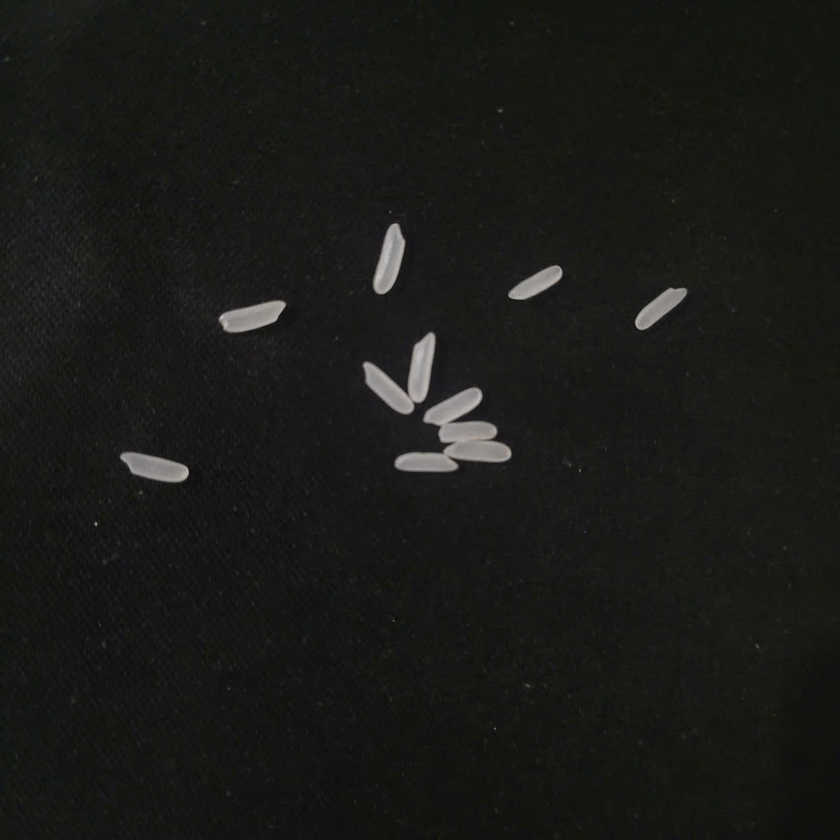
#> input picture img1.jpg, 840 x 840 px, shrunk from 1280 x 1280 before the run
$ python -i rice_detector.py   (imports and definitions only)
#> lines starting #> are read from the running program, lines starting #| are printed output that depends on the picture; after the words box and inside, x2 and y2 are one past the last pixel; in counts of white or black regions, pixels touching at a corner belong together
import cv2
import numpy as np
import gradio as gr


def rice_detection_combined(img):
    """
    Detects and counts rice grains using a combination of image processing techniques.

    This function uses a hybrid approach combining watershed algorithm and contour detection
    to accurately identify individual rice grains even when they're touching.

    Args:
        img: Input image containing rice grains (numpy array)

    Returns:
        Combined result image with rice grains identified, counted and marked
    """
    # ----- PRE-PROCESSING PHASE -----
    # Enhance image by adjusting contrast and brightness for better segmentation
    brightness = 6
    contrast = 0.60
    img_contrast = cv2.addWeighted(img, contrast, np.zeros(img.shape, img.dtype), 0, brightness)

    # Initial color-based segmentation to separate rice from background
    _, thresh1 = cv2.threshold(img_contrast, 82, 230, cv2.THRESH_BINARY)

    # Convert to grayscale for further processing
    gray = cv2.cvtColor(thresh1, cv2.COLOR_RGB2GRAY)

    # Additional grayscale segmentation for better rice grain definition
    _, thresh2 = cv2.threshold(gray, 0, 255, cv2.THRESH_BINARY)
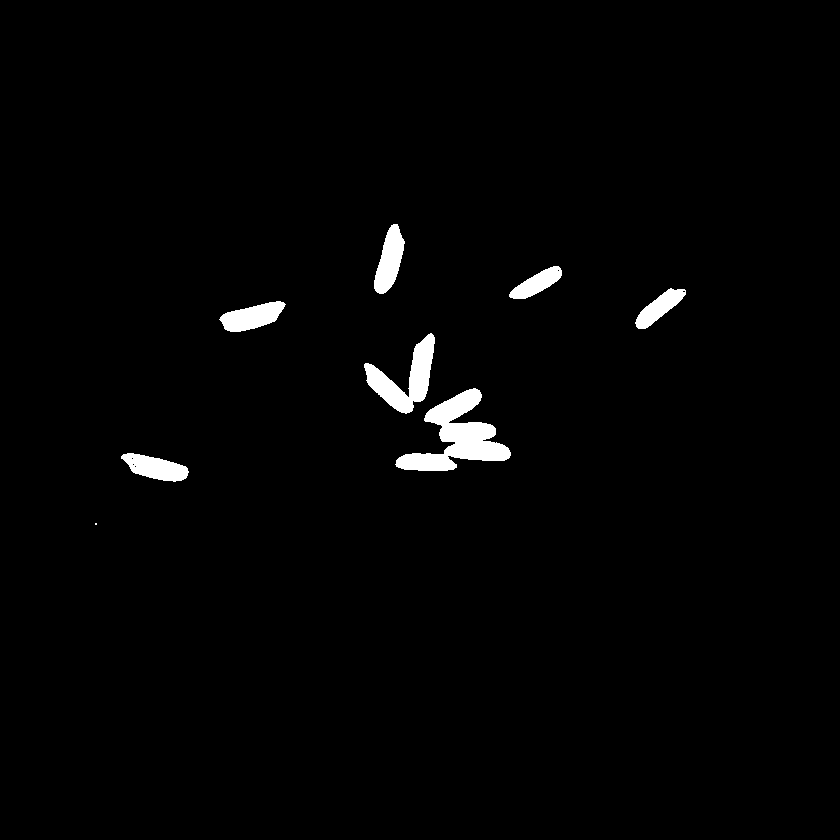
#> thresh2: shape (840, 840); 1.7% white; 8 white regions (1 under 20 px), largest, box (x1, y1, x2, y2) and area: (395, 388, 511, 471) 4051, (364, 333, 435, 414) 2294, (374, 224, 405, 294) 1270

    # ----- NOISE REMOVAL PHASE -----
    # Define morphological kernel for noise removal operations
    kernel = np.ones((3, 3), np.uint8)

    # Apply opening to remove small noise and smoothen grain boundaries
    opening_img = cv2.morphologyEx(thresh2, cv2.MORPH_OPEN, kernel, iterations=6)
#> opening_img: shape (840, 840); 1.4% white; 8 white regions, largest, box (x1, y1, x2, y2) and area: (430, 390, 507, 461) 2881, (367, 342, 433, 412) 2098, (375, 232, 403, 291) 1147

    # Apply erosion to separate touching grains
    erode_img = cv2.morphologyEx(opening_img, cv2.MORPH_ERODE, kernel, iterations=2)
#> erode_img: shape (840, 840); 1% white; 8 white regions, largest, box (x1, y1, x2, y2) and area: (432, 392, 505, 459) 2133, (369, 344, 431, 410) 1462, (377, 234, 401, 289) 815

    # ----- WATERSHED SEGMENTATION PHASE -----
    # Step 1: Create sure background area by dilating the eroded image
    sure_bg = cv2.morphologyEx(erode_img, cv2.MORPH_DILATE, kernel, iterations=7)
#> sure_bg: shape (840, 840); 2.6% white; 6 white regions, box (x1, y1, x2, y2) and area: (362, 337, 512, 476) 9937, (370, 227, 408, 296) 2117, (219, 298, 284, 336) 2061, (131, 451, 191, 486) 1813, (639, 287, 682, 326) 1308, (519, 266, 559, 299) 1134

    # Step 2: Distance transform to find the centers of foreground objects
    dist_transform = cv2.distanceTransform(erode_img, cv2.DIST_L2, 5)

    # Step 3: Threshold to get "sure foreground" areas (central regions of grains)
    _, sure_fg = cv2.threshold(dist_transform, 0.4 * dist_transform.max(), 255, 0)
#> sure_fg: shape (840, 840) float32; 0.28% white; 13 white regions (4 under 20 px), largest, box (x1, y1, x2, y2) and area: (448, 429, 500, 454) 573, (231, 310, 272, 324) 273, (382, 239, 396, 284) 251
    sure_fg = np.uint8(sure_fg)

    # Step 4: Find unknown region (area that's not sure background or sure foreground)
    unknown = cv2.subtract(sure_bg, sure_fg)
#> unknown: shape (840, 840); 2.3% white; 6 white regions, box (x1, y1, x2, y2) and area: (362, 337, 512, 476) 8741, (370, 227, 408, 296) 1866, (219, 298, 284, 336) 1788, (131, 451, 191, 486) 1617, (639, 287, 682, 326) 1299, (519, 266, 559, 299) 1107

    # Step 5: Marker labeling for watershed algorithm
    _, markers = cv2.connectedComponents(sure_fg)
#> markers: shape (840, 840) int32; 14 distinct labels, from 0 to 13
    markers = markers + 1  # Shift all labels up by one so background isn't 0
#> markers: shape (840, 840) int32; 14 distinct labels, from 1 to 14
    markers[unknown == 255] = 0  # Mark unknown region with zero
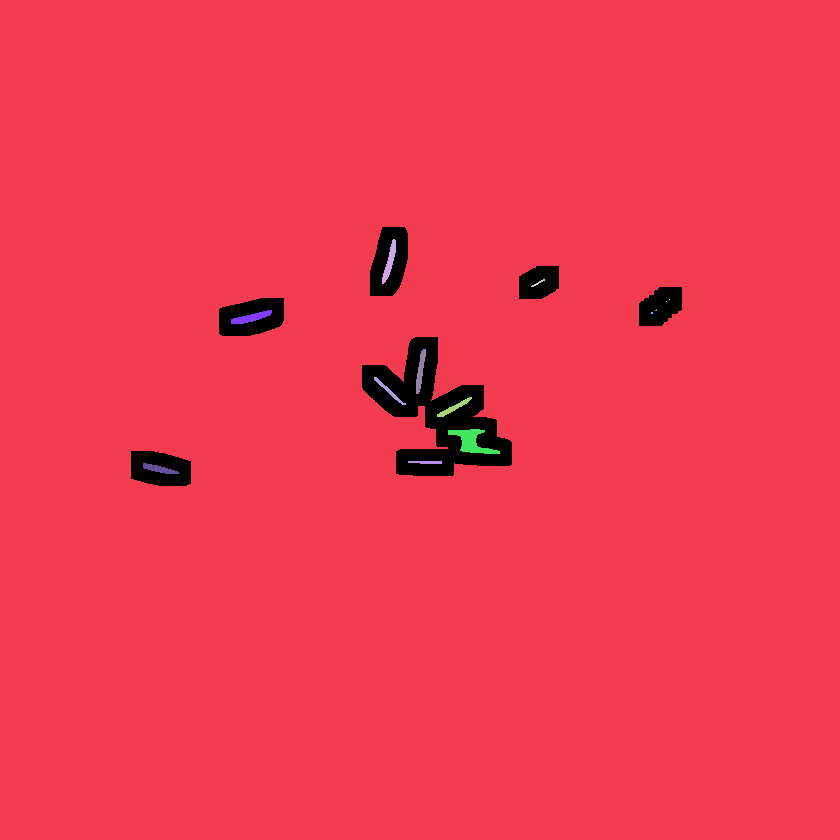
#> markers: shape (840, 840) int32; 15 distinct labels, from 0 to 14; one colour per label, 0 black

    # Step 6: Apply watershed algorithm to segment touching grains
    markers = cv2.watershed(img, markers)
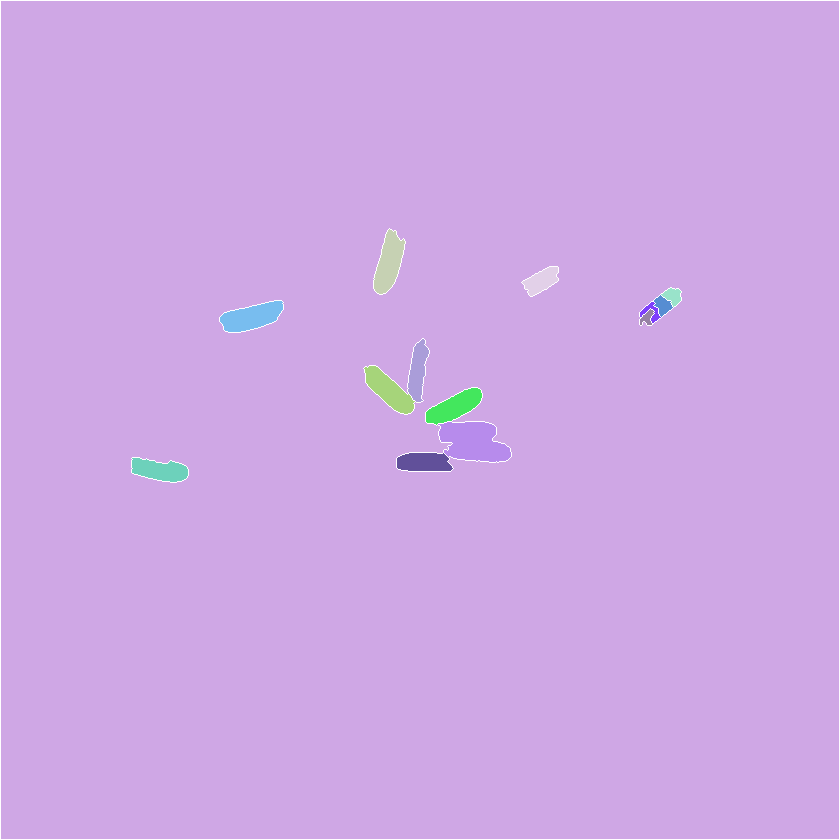
#> markers: shape (840, 840) int32; 15 distinct labels, from -1 to 14; one colour per label, 0 black, -1 white

    # ----- RESULTS COMBINATION PHASE -----
    # Create output image by copying the input
    combined_result = img.copy()
    combined_result[markers == -1] = [0, 255, 0]  # Mark watershed boundaries in green
#> combined_result: shape (840, 840, 3); mean R, G, B 25.4, 27.5, 23.1

    # ----- GRAIN COUNTING PHASE -----
    # Initialize grain counting variables
    watershed_centroids = []
    watershed_count = 0

    # Get all valid marker IDs (excluding background and boundaries)
    unique_markers = np.unique(markers)
#> unique_markers = [-1, 1, 2, 3, 4, 5, 6, 7, 8, 9, 10, 11, 12, 13, 14]
    valid_markers = [m for m in unique_markers if m > 1]
#> valid_markers = [2, 3, 4, 5, 6, 7, 8, 9, 10, 11, 12, 13, 14]

    # Process each watershed-identified grain
    for marker_id in valid_markers:
        # Create binary mask for current grain
        mask = np.zeros_like(gray)
        mask[markers == marker_id] = 255

        # Find contour of the grain mask
        rice_contours, _ = cv2.findContours(mask, cv2.RETR_EXTERNAL, cv2.CHAIN_APPROX_SIMPLE)

        if rice_contours:
            # Draw grain contour in green
            cv2.drawContours(combined_result, rice_contours, -1, (0, 255, 0), 2)

            # Calculate and mark the centroid of the grain
            M = cv2.moments(rice_contours[0])
            if M["m00"] != 0:
                cX = int(M["m10"] / M["m00"])
                cY = int(M["m01"] / M["m00"])

                watershed_centroids.append((cX, cY))
                watershed_count += 1
                # Label each grain with its count number
                cv2.putText(combined_result, str(watershed_count), (cX, cY),
                            cv2.FONT_HERSHEY_SIMPLEX, 1.5, (255, 0, 0), 2)
#> this loop made 13 passes
#> (cX, cY) on passes 1 to 8: (388, 262), (540, 280), (672, 295), (662, 304), (650, 311), (251, 316), (646, 317), (417, 370)
#> combined_result: shape (840, 840, 3); mean R, G, B 25.6, 27.7, 22.2
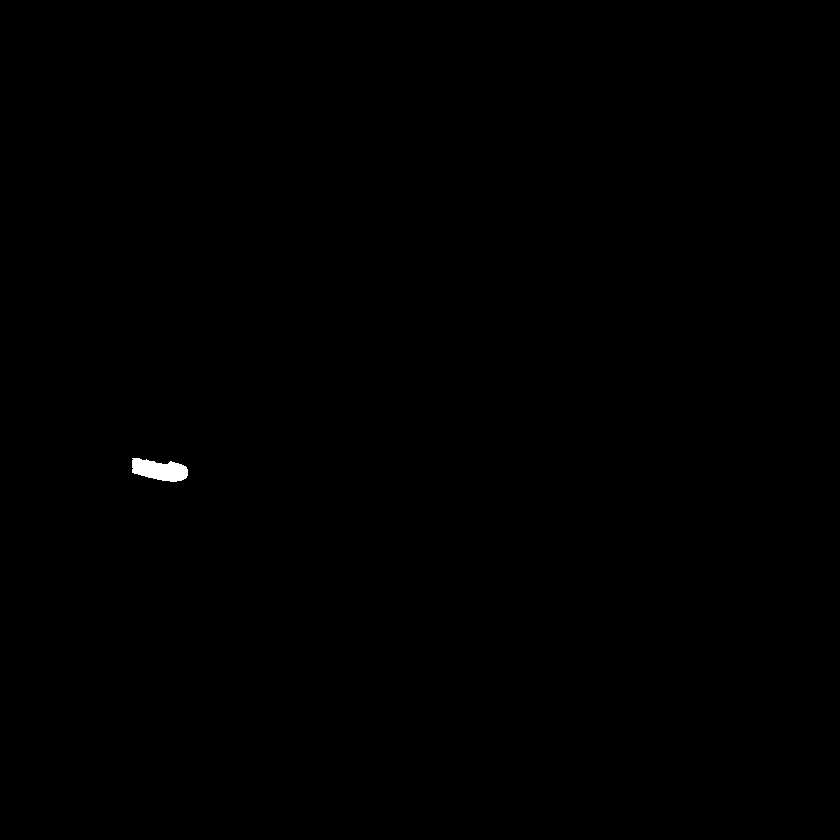
#> mask: shape (840, 840); 0.13% white; 1 white region
#> after the loop, watershed_centroids = [(388, 262), (540, 280), (672, 295), (662, 304), (650, 311), (251, 316), (646, 317), (417, 370), (388, 390), (454, 406), (473, 441), (423, 461), (159, 469)]; watershed_count = 13

    # ----- SUPPLEMENTARY CONTOUR DETECTION PHASE -----
    # Find grains that watershed may have missed using contour detection
    contour_only_count = 0
    contours, _ = cv2.findContours(cv2.Canny(opening_img, 30, 200), cv2.RETR_EXTERNAL, cv2.CHAIN_APPROX_NONE)
#> contours = 9 contours, 2 with area under 20; largest, box (x1, y1, x2, y2) and area: (366, 341, 433, 412) 2118, (374, 231, 403, 291) 1149, (223, 302, 279, 331) 1132, (135, 455, 186, 481) 962, (400, 453, 449, 471) 782, (643, 291, 677, 321) 587, (523, 270, 554, 294) 502

    # Process each contour that wasn't captured by watershed
    for contour in contours:
        # Create mask for current contour
        mask = np.zeros_like(gray)
        cv2.drawContours(mask, [contour], -1, 255, -1)

        # Check if this contour overlaps with any watershed region
        overlap = cv2.bitwise_and(mask, opening_img)
        overlap_ratio = np.sum(overlap) / np.sum(mask) if np.sum(mask) > 0 else 0

        # If less than 55% overlap, consider it a separate rice grain
        if overlap_ratio < 0.55:
            # Draw contour in green
            cv2.drawContours(combined_result, [contour], -1, (0, 255, 0), 2)

            # Calculate and mark the centroid
            M = cv2.moments(contour)
            if M["m00"] != 0:
                cX = int(M["m10"] / M["m00"])
                cY = int(M["m01"] / M["m00"])

                contour_only_count += 1
                # Label each additional grain with its count number
                cv2.putText(combined_result, str(watershed_count + contour_only_count),
                            (cX + 20, cY + 20), cv2.FONT_HERSHEY_SIMPLEX, 1.5, (255, 0, 0), 3)
#> this loop made 9 passes
#> (overlap_ratio, cX, cY, contour_only_count) on pass 3: (0.415, 490, 424, 1)
#> combined_result: shape (840, 840, 3); mean R, G, B 25.8, 27.7, 22.1
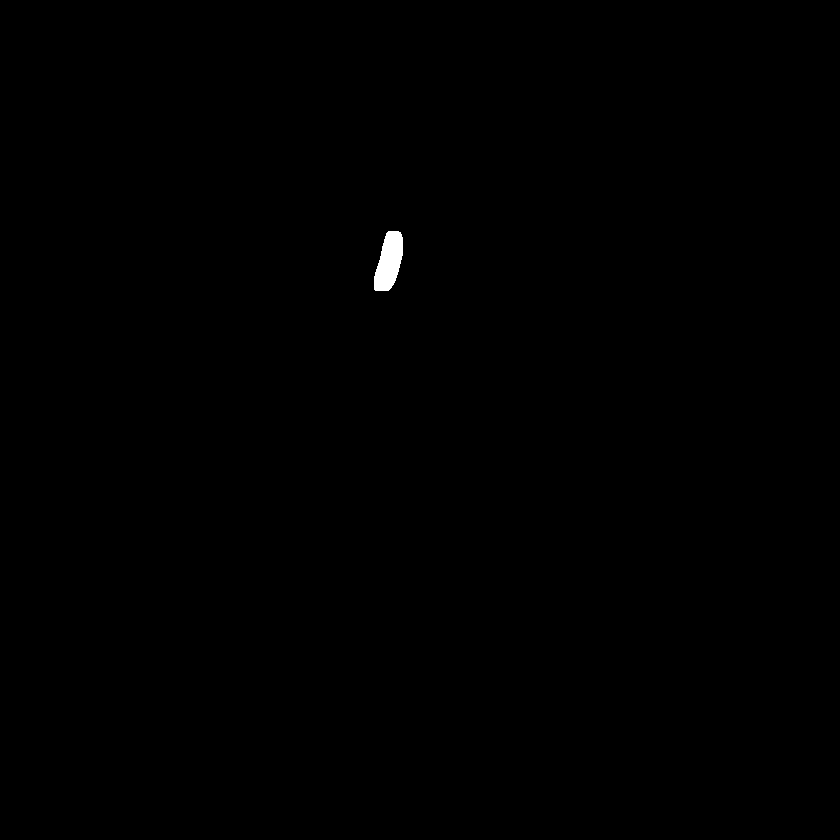
#> mask: shape (840, 840); 0.17% white; 1 white region, box (x1, y1, x2, y2) and area: (374, 231, 403, 291) 1221
#> after the loop, contour_only_count = 1

    # ----- FINAL RESULT PREPARATION -----
    # Calculate total grain count from both methods
    total_count = watershed_count + contour_only_count
#> total_count = 14

    # Get image dimensions
    height, width = combined_result.shape[:2]

    # Set text content
    text = f"Total Rice Grains: {total_count}"
#> text = 'Total Rice Grains: 14'

    # Auto-scale font size based on image width
    font_scale = width / 1000  # Adjust this ratio as needed

    # Calculate text size to center it
    text_size = cv2.getTextSize(text, cv2.FONT_HERSHEY_SIMPLEX, font_scale, 2)[0]
#> text_size = (283, 19)
    text_x = (width - text_size[0]) // 2  # Center horizontally
#> text_x = 278
    text_y = 50 + text_size[1]  # Position near top with padding
#> text_y = 69

    # Add background for better readability
    text_bg_padding = 10
    text_bg_coords = (
        text_x - text_bg_padding,
        text_y - text_size[1] - text_bg_padding,
        text_x + text_size[0] + text_bg_padding,
        text_y + text_bg_padding
    )
#> text_bg_coords = (268, 40, 571, 79)

    # Add total count annotation to the result image
    cv2.putText(combined_result, text,
                (text_x, text_y), cv2.FONT_HERSHEY_SIMPLEX,
                font_scale, (255, 255, 255), 3)  # White text
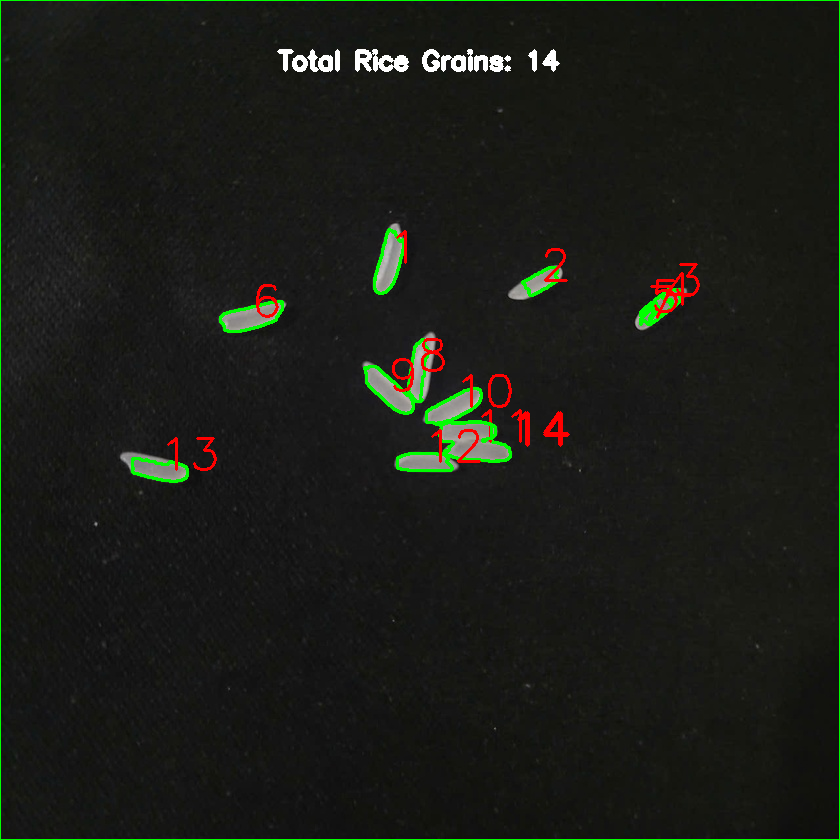
#> combined_result: shape (840, 840, 3); mean R, G, B 26.7, 28.7, 23.1

    # Return the final annotated image with grain count
    return combined_result


# ----- GRADIO WEB INTERFACE -----
# Create the Gradio interface for user interaction
# [7 lines that did not run here, left out]

# Launch the application when script is run directly
# [2 lines not run here, left out]

>>> import cv2
>>> picture = cv2.cvtColor(cv2.imread('img1.jpg'), cv2.COLOR_BGR2RGB)
>>> result = rice_detection_combined(picture)
